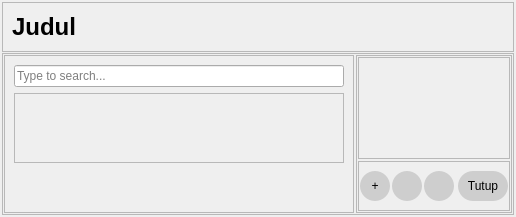
             <widget class="QWidget" name="st_DataMaster_DataCommon">
              <layout class="QVBoxLayout" name="ivl_DataMaster_DataCommon">
               <property name="spacing">
                <number>1</number>
               </property>
               <property name="margin">
                <number>2</number>
               </property>
               <item>
                <widget class="QFrame" name="fr_DataMaster_DataCommon_Ftop">
                 <property name="sizePolicy">
                  <sizepolicy hsizetype="Preferred" vsizetype="Maximum">
                   <horstretch>0</horstretch>
                   <verstretch>1</verstretch>
                  </sizepolicy>
                 </property>
                 <property name="minimumSize">
                  <size>
                   <width>0</width>
                   <height>50</height>
                  </size>
                 </property>
                 <property name="maximumSize">
                  <size>
                   <width>16777215</width>
                   <height>50</height>
                  </size>
                 </property>
                 <property name="frameShape">
                  <enum>QFrame::StyledPanel</enum>
                 </property>
                 <property name="frameShadow">
                  <enum>QFrame::Raised</enum>
                 </property>
                 <layout class="QVBoxLayout" name="ivl_DataMaster_DataCommon_Ftop">
                  <item>
                   <widget class="QLabel" name="lb_DataMaster_DataCommon_Judul">
                    <property name="font">
                     <font>
                      <pointsize>18</pointsize>
                      <weight>75</weight>
                      <bold>true</bold>
                     </font>
                    </property>
                    <property name="text">
                     <string>Judul</string>
                    </property>
                   </widget>
                  </item>
                 </layout>
                </widget>
               </item>
               <item>
                <widget class="QFrame" name="fr_DataMaster_DataCommon_Fbody">
                 <property name="sizePolicy">
                  <sizepolicy hsizetype="Preferred" vsizetype="Preferred">
                   <horstretch>0</horstretch>
                   <verstretch>4</verstretch>
                  </sizepolicy>
                 </property>
                 <property name="frameShape">
                  <enum>QFrame::StyledPanel</enum>
                 </property>
                 <property name="frameShadow">
                  <enum>QFrame::Raised</enum>
                 </property>
                 <layout class="QHBoxLayout" name="ihl_DataMaster_DataCommon_Fbody">
                  <property name="spacing">
                   <number>2</number>
                  </property>
                  <property name="margin">
                   <number>1</number>
                  </property>
                  <item>
                   <widget class="QFrame" name="fr_DataMaster_DataCommon_Fbody_Slist_Container">
                    <property name="sizePolicy">
                     <sizepolicy hsizetype="Preferred" vsizetype="Preferred">
                      <horstretch>1</horstretch>
                      <verstretch>0</verstretch>
                     </sizepolicy>
                    </property>
                    <property name="minimumSize">
                     <size>
                      <width>350</width>
                      <height>0</height>
                     </size>
                    </property>
                    <property name="maximumSize">
                     <size>
                      <width>350</width>
                      <height>16777215</height>
                     </size>
                    </property>
                    <property name="frameShape">
                     <enum>QFrame::StyledPanel</enum>
                    </property>
                    <property name="frameShadow">
                     <enum>QFrame::Raised</enum>
                    </property>
                    <layout class="QVBoxLayout" name="ivl_fr_DataMaster_DataCommon_Fbody_Slist_Container">
                     <item>
                      <widget class="QLineEdit" name="le_DataMaster_DataCommon_Search">
                       <property name="placeholderText">
                        <string>Type to search...</string>
                       </property>
                      </widget>
                     </item>
                     <item>
                      <widget class="QScrollArea" name="sc_DataMaster_DataCommon_Fbody_Slist">
                       <property name="sizePolicy">
                        <sizepolicy hsizetype="Maximum" vsizetype="Expanding">
                         <horstretch>1</horstretch>
                         <verstretch>1</verstretch>
                        </sizepolicy>
                       </property>
                       <property name="minimumSize">
                        <size>
                         <width>250</width>
                         <height>0</height>
                        </size>
                       </property>
                       <property name="maximumSize">
                        <size>
                         <width>350</width>
                         <height>16777215</height>
                        </size>
                       </property>
                       <property name="styleSheet">
                        <string notr="true">QPushButton{
	background:#ffffff;
	color:rgb(20,20,30);
	padding-top:20px;
	padding-bottom:20px;
     border-style: solid;
     border-width: 1px;
     border-color: rgb(181, 181, 181);
}
QPushButton::hover{
	background:rgb(50,50,80);
	color:rgb(200,200,180);
     border-color: rgb(50,50,80);
}</string>
                       </property>
                       <property name="widgetResizable">
                        <bool>true</bool>
                       </property>
                       <property name="alignment">
                        <set>Qt::AlignLeading|Qt::AlignLeft|Qt::AlignTop</set>
                       </property>
                       <widget class="QWidget" name="scontent_DataMaster_DataCommon_Fbody_Slist">
                        <property name="geometry">
                         <rect>
                          <x>0</x>
                          <y>0</y>
                          <width>250</width>
                          <height>30</height>
                         </rect>
                        </property>
                        <property name="styleSheet">
                         <string notr="true">border-radius:0px;</string>
                        </property>
                        <layout class="QVBoxLayout" name="ivl_DataMaster_DataCommon_Fbody_Slist">
                         <property name="spacing">
                          <number>1</number>
                         </property>
                        </layout>
                       </widget>
                      </widget>
                     </item>
                     <item>
                      <spacer name="vs_DataMaster_DataCommon_Fbody_Slist_Spaser">
                       <property name="orientation">
                        <enum>Qt::Vertical</enum>
                       </property>
                       <property name="sizeType">
                        <enum>QSizePolicy::Expanding</enum>
                       </property>
                       <property name="sizeHint" stdset="0">
                        <size>
                         <width>20</width>
                         <height>40</height>
                        </size>
                       </property>
                      </spacer>
                     </item>
                    </layout>
                    <zorder>sc_DataMaster_DataCommon_Fbody_Slist</zorder>
                    <zorder>vs_DataMaster_DataCommon_Fbody_Slist_Spaser</zorder>
                    <zorder>le_DataMaster_DataCommon_Search</zorder>
                   </widget>
                  </item>
                  <item>
                   <widget class="QFrame" name="fr_DataMaster_DataCommon_Fbody_FR">
                    <property name="sizePolicy">
                     <sizepolicy hsizetype="Preferred" vsizetype="Preferred">
                      <horstretch>3</horstretch>
                      <verstretch>0</verstretch>
                     </sizepolicy>
                    </property>
                    <property name="frameShape">
                     <enum>QFrame::StyledPanel</enum>
                    </property>
                    <property name="frameShadow">
                     <enum>QFrame::Raised</enum>
                    </property>
                    <layout class="QVBoxLayout" name="ivl_DataMaster_DataCommon_Fbody_FR">
                     <property name="spacing">
                      <number>2</number>
                     </property>
                     <property name="margin">
                      <number>1</number>
                     </property>
                     <item>
                      <widget class="QFrame" name="fr_DataMaster_DataCommon_Fbody_FR_Ftop">
                       <property name="sizePolicy">
                        <sizepolicy hsizetype="Preferred" vsizetype="Preferred">
                         <horstretch>0</horstretch>
                         <verstretch>4</verstretch>
                        </sizepolicy>
                       </property>
                       <property name="styleSheet">
                        <string notr="true"/>
                       </property>
                       <property name="frameShape">
                        <enum>QFrame::StyledPanel</enum>
                       </property>
                       <property name="frameShadow">
                        <enum>QFrame::Raised</enum>
                       </property>
                       <layout class="QGridLayout" name="igr_DataMaster_DataCommon_Fbody_FR_Ftop">
                        <property name="leftMargin">
                         <number>9</number>
                        </property>
                       </layout>
                      </widget>
                     </item>
                     <item>
                      <widget class="QFrame" name="fr_DataMaster_DataCommon_Fbody_FR_Fbot">
                       <property name="sizePolicy">
                        <sizepolicy hsizetype="Preferred" vsizetype="Maximum">
                         <horstretch>0</horstretch>
                         <verstretch>1</verstretch>
                        </sizepolicy>
                       </property>
                       <property name="minimumSize">
                        <size>
                         <width>0</width>
                         <height>50</height>
                        </size>
                       </property>
                       <property name="maximumSize">
                        <size>
                         <width>16777215</width>
                         <height>50</height>
                        </size>
                       </property>
                       <property name="styleSheet">
                        <string notr="true">QPushButton{
	border-radius:15px;
	background:rgb(206, 206, 206);
}</string>
                       </property>
                       <property name="frameShape">
                        <enum>QFrame::StyledPanel</enum>
                       </property>
                       <property name="frameShadow">
                        <enum>QFrame::Raised</enum>
                       </property>
                       <layout class="QHBoxLayout" name="ihl_DataMaster_DataCommon_Fbody_FR_Fbot">
                        <property name="spacing">
                         <number>2</number>
                        </property>
                        <property name="margin">
                         <number>1</number>
                        </property>
                        <item>
                         <widget class="QPushButton" name="tb_DataMaster_DataCommon_Tambah">
                          <property name="sizePolicy">
                           <sizepolicy hsizetype="Maximum" vsizetype="Fixed">
                            <horstretch>1</horstretch>
                            <verstretch>0</verstretch>
                           </sizepolicy>
                          </property>
                          <property name="minimumSize">
                           <size>
                            <width>30</width>
                            <height>30</height>
                           </size>
                          </property>
                          <property name="maximumSize">
                           <size>
                            <width>30</width>
                            <height>16777215</height>
                           </size>
                          </property>
                          <property name="text">
                           <string>+</string>
                          </property>
                         </widget>
                        </item>
                        <item>
                         <widget class="QPushButton" name="tb_DataMaster_DataCommon_Edit">
                          <property name="minimumSize">
                           <size>
                            <width>30</width>
                            <height>30</height>
                           </size>
                          </property>
                          <property name="maximumSize">
                           <size>
                            <width>30</width>
                            <height>16777215</height>
                           </size>
                          </property>
                          <property name="styleSheet">
                           <string notr="true"/>
                          </property>
                          <property name="text">
                           <string/>
                          </property>
                          <property name="icon">
                           <iconset>
                            <normalon>:/DataMaster/img/edit.png</normalon>
                           </iconset>
                          </property>
                         </widget>
                        </item>
                        <item>
                         <widget class="QPushButton" name="tb_DataMaster_DataCommon_Delete">
                          <property name="minimumSize">
                           <size>
                            <width>30</width>
                            <height>30</height>
                           </size>
                          </property>
                          <property name="maximumSize">
                           <size>
                            <width>30</width>
                            <height>16777215</height>
                           </size>
                          </property>
                          <property name="styleSheet">
                           <string notr="true"/>
                          </property>
                          <property name="text">
                           <string/>
                          </property>
                          <property name="icon">
                           <iconset resource="DataMaster.qrc">
                            <normaloff>:/DataMaster/img/del.png</normaloff>:/DataMaster/img/del.png</iconset>
                          </property>
                         </widget>
                        </item>
                        <item>
                         <widget class="QFrame" name="fr_DataMaster_DataCommon_Fbody_FR_Fbot_Fspace">
                          <property name="sizePolicy">
                           <sizepolicy hsizetype="Preferred" vsizetype="Preferred">
                            <horstretch>3</horstretch>
                            <verstretch>0</verstretch>
                           </sizepolicy>
                          </property>
                          <property name="frameShape">
                           <enum>QFrame::StyledPanel</enum>
                          </property>
                          <property name="frameShadow">
                           <enum>QFrame::Raised</enum>
                          </property>
                         </widget>
                        </item>
                        <item>
                         <widget class="QPushButton" name="tb_DataMaster_DataCommon_Tutup">
                          <property name="sizePolicy">
                           <sizepolicy hsizetype="Maximum" vsizetype="Fixed">
                            <horstretch>1</horstretch>
                            <verstretch>0</verstretch>
                           </sizepolicy>
                          </property>
                          <property name="minimumSize">
                           <size>
                            <width>50</width>
                            <height>30</height>
                           </size>
                          </property>
                          <property name="maximumSize">
                           <size>
                            <width>50</width>
                            <height>16777215</height>
                           </size>
                          </property>
                          <property name="text">
                           <string>Tutup</string>
                          </property>
                         </widget>
                        </item>
                       </layout>
                      </widget>
                     </item>
                    </layout>
                   </widget>
                  </item>
                 </layout>
                </widget>
               </item>
              </layout>
             </widget>
